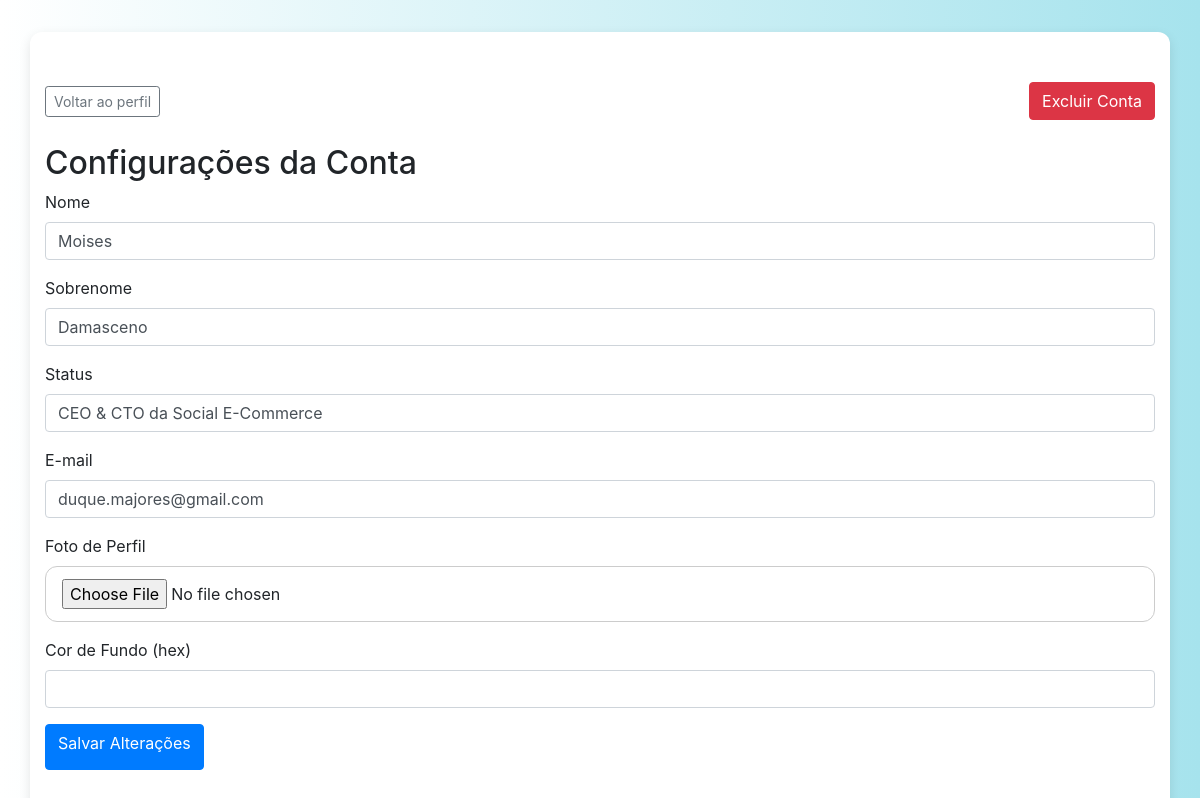
The app's page /configuracoes (signed in) with its own data.
### app/models.py (models this page shows, shortened)
class User(UserMixin, db.Model):
    id = db.Column(db.Integer, primary_key=True)
    nome = db.Column(db.String(150))
    sobreNome = db.Column(db.String(150))
    status = db.Column(db.String(150))
    cpf_cnpj = db.Column(db.String(20), nullable=False, unique=True)
    email = db.Column(db.String(150), unique=True)
    senha = db.Column(db.String(150))
    imagem = db.Column(db.String(150), default='default.png')
    cor_fundo = db.Column(db.String(255), default='background-image: linear-gradient(to right, #fff, #a6e3ed);')
    notificacoes = db.relationship('Notificacao', backref='usuario', lazy='dynamic')
    seguindo = db.relationship(
        'User', secondary=followers,
        primaryjoin=(followers.c.follower_id == id),
        secondaryjoin=(followers.c.followed_id == id),
        backref=db.backref('seguidores', lazy='dynamic'),
        lazy='dynamic'
    )
    notificacoes = db.relationship('Notificacao', backref='dono', lazy='dynamic')
    last_seen = db.Column(db.DateTime, default=datetime.utcnow)

### app/views.py (the view, shortened to what this page needs)
@app.route('/configuracoes', methods=['GET', 'POST'])
@login_required
def configuracoes():
    form = ConfiguracoesForm(obj=current_user)
    obj = current_user
    return render_template('configuracoes.html', form=form, obj=obj)

### app/forms.py (shortened to what this page needs)
class ConfiguracoesForm(FlaskForm):
    nome = StringField('Nome', validators=[DataRequired()])
    sobreNome = StringField('Sobrenome', validators=[DataRequired()])
    status = StringField('Status')
    email = StringField('E-mail', validators=[DataRequired(), Email()])
    imagem = FileField('Foto de Perfil', validators=[FileAllowed(['jpg', 'jpeg', 'png'])])
    cor_fundo = StringField('Cor de Fundo (hex)', validators=[Optional()])
    submit = SubmitField('Salvar Alterações')

### app/__init__.py (called while the page is built)
@login_manager.user_loader
def load_user(user_id):
    return User.query.get(int(user_id))

### app/views.py (called while the page is built)
@app.before_request
def update_last_seen():
    if current_user.is_authenticated:
        current_user.last_seen = datetime.utcnow()
        db.session.commit()

### app/templates/configuracoes.html (shortened to what this page needs)
{% extends "base.html" %}
{% block styles %}
    <link rel="stylesheet" href="{{ url_for('static', filename='css/index.css') }}">
    <link rel="stylesheet" href="{{ url_for('static', filename='css/configuracoes.css') }}">
{% endblock %}
{% block content %}
    <div id="header_config">
        <a href="{{ url_for('home', id=obj.id) }}" class="btn btn-outline-secondary btn-sm">Voltar ao perfil</a>
        <form method="POST" action="{{ url_for('excluir_conta', id=obj.id) }}" onsubmit="return confirm('Tem certeza que deseja excluir sua conta? Esta ação é irreversível.')">
            <button class="btn btn-danger" type="submit">Excluir Conta</button>
        </form>
    </div>
    <div id="corpo_config" class="mt-4">
        <h2>Configurações da Conta</h2>
        <form class="" method="POST" enctype="multipart/form-data">
            <div class="form-group">
            {{ form.nome.label }} {{ form.nome(class="form-control") }}
            </div>
            <div class="form-group">
            {{ form.sobreNome.label }} {{ form.sobreNome(class="form-control") }}
            </div>
            <div class="form-group">
            {{ form.status.label }} {{ form.status(class="form-control") }}
            </div>
            <div class="form-group">
            {{ form.email.label }} {{ form.email(class="form-control") }}
            </div>
            <div class="form-group">
            {{ form.imagem.label }} {{ form.imagem(class="form-control-file") }}
            </div>
            <div class="form-group">
            {{ form.cor_fundo.label }} {{ form.cor_fundo(class="form-control")}}
            </div>
            <button type="submit" class="btn btn-primary">{{ form.submit.label }}</button>
        </form>
    </div>
{% endblock %}

### app/static/css/index.css (style rules this page uses)
#body { background-image: linear-gradient(to right, #fff, #a6e3ed ); height: 100vh; }

### app/static/css/configuracoes.css (style rules this page uses)
#corpo_config { height: 100vh; }
#header_config { display: flex; justify-content: space-between; align-items: center; }
:root { --bg-color: #f4f5f7; --primary-color: #007bff; --secondary-color: #6c757d; --input-bg: #ffffff; --border-radius: 12px; --transition: 0.3s ease-in-out; --shadow: 0 4px 12px rgba(0, 0, 0, 0.1); --font-family: 'Segoe UI', Tahoma, Geneva, Verdana, sans-serif; }
h2 { font-size: 1.8rem; margin-bottom: 1.5rem; color: #222; }
.form-group { margin-bottom: 1.25rem; }
.form-control, .form-control-file { width: 100%; padding: 0.75rem 1rem; font-size: 1rem; border: 1px solid #ccc; border-radius: var(--border-radius); background-color: var(--input-bg); transition: border-color var(--transition), box-shadow var(--transition); }
.btn { font-weight: 600; border-radius: var(--border-radius); padding: 0.6rem 1.2rem; transition: background-color var(--transition), color var(--transition), border var(--transition); }
.btn-outline-secondary { color: var(--secondary-color); border-color: var(--secondary-color); }
.btn-primary { background-color: var(--primary-color); border-color: var(--primary-color); }

### records on screen
User: nome "Moises", sobreNome "Damasceno", status "CEO & CTO da Social E-Commerce", email "duque.majores@gmail.com"
